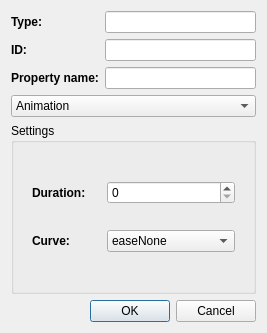
<?xml version="1.0" encoding="UTF-8"?>
<ui version="4.0">
 <class>BehaviorDialog</class>
 <widget class="QDialog" name="BehaviorDialog">
  <property name="geometry">
   <rect>
    <x>0</x>
    <y>0</y>
    <width>267</width>
    <height>333</height>
   </rect>
  </property>
  <property name="sizePolicy">
   <sizepolicy hsizetype="Fixed" vsizetype="Fixed">
    <horstretch>0</horstretch>
    <verstretch>0</verstretch>
   </sizepolicy>
  </property>
  <property name="windowTitle">
   <string>Dialog</string>
  </property>
  <property name="styleSheet">
   <string notr="true">QDialog {
qlineargradient(spread:pad, x1:0.585, y1:0.0284091, x2:0.517, y2:1, stop:0 rgba(85, 85, 85, 255), stop:1 rgba(173, 173, 173, 255))
}

</string>
  </property>
  <layout class="QGridLayout" name="gridLayout">
   <item row="0" column="0">
    <widget class="QLabel" name="label">
     <property name="minimumSize">
      <size>
       <width>0</width>
       <height>0</height>
      </size>
     </property>
     <property name="font">
      <font>
       <weight>75</weight>
       <bold>true</bold>
      </font>
     </property>
     <property name="text">
      <string>Type:</string>
     </property>
    </widget>
   </item>
   <item row="0" column="1">
    <widget class="QLineEdit" name="type">
     <property name="readOnly">
      <bool>true</bool>
     </property>
    </widget>
   </item>
   <item row="1" column="0">
    <widget class="QLabel" name="label_3">
     <property name="font">
      <font>
       <weight>75</weight>
       <bold>true</bold>
      </font>
     </property>
     <property name="text">
      <string>ID:</string>
     </property>
    </widget>
   </item>
   <item row="1" column="1">
    <widget class="QLineEdit" name="id">
     <property name="readOnly">
      <bool>true</bool>
     </property>
    </widget>
   </item>
   <item row="2" column="0">
    <widget class="QLabel" name="label_5">
     <property name="font">
      <font>
       <weight>75</weight>
       <bold>true</bold>
      </font>
     </property>
     <property name="text">
      <string>Property name:</string>
     </property>
    </widget>
   </item>
   <item row="2" column="1">
    <widget class="QLineEdit" name="propertyName">
     <property name="readOnly">
      <bool>true</bool>
     </property>
    </widget>
   </item>
   <item row="3" column="0" colspan="2">
    <widget class="QComboBox" name="comboBox">
     <item>
      <property name="text">
       <string>Animation</string>
      </property>
     </item>
     <item>
      <property name="text">
       <string>SpringFollow</string>
      </property>
     </item>
    </widget>
   </item>
   <item row="4" column="0" colspan="2">
    <widget class="QGroupBox" name="groupBox">
     <property name="minimumSize">
      <size>
       <width>0</width>
       <height>120</height>
      </size>
     </property>
     <property name="title">
      <string>Settings</string>
     </property>
     <layout class="QGridLayout" name="gridLayout_4">
      <item row="0" column="0">
       <widget class="QStackedWidget" name="stackedWidget">
        <property name="currentIndex">
         <number>0</number>
        </property>
        <widget class="QWidget" name="page">
         <layout class="QGridLayout" name="gridLayout_2">
          <item row="0" column="0">
           <widget class="QLabel" name="label_7">
            <property name="font">
             <font>
              <weight>75</weight>
              <bold>true</bold>
             </font>
            </property>
            <property name="text">
             <string>Duration:</string>
            </property>
           </widget>
          </item>
          <item row="0" column="1">
           <widget class="QSpinBox" name="duration">
            <property name="maximum">
             <number>10000</number>
            </property>
            <property name="singleStep">
             <number>10</number>
            </property>
           </widget>
          </item>
          <item row="1" column="0">
           <widget class="QLabel" name="label_8">
            <property name="font">
             <font>
              <weight>75</weight>
              <bold>true</bold>
             </font>
            </property>
            <property name="text">
             <string>Curve:</string>
            </property>
           </widget>
          </item>
          <item row="1" column="1">
           <widget class="QComboBox" name="curve">
            <item>
             <property name="text">
              <string>easeNone</string>
             </property>
            </item>
            <item>
             <property name="text">
              <string notr="true">easeInQuad</string>
             </property>
            </item>
            <item>
             <property name="text">
              <string notr="true">easeOutQuad</string>
             </property>
            </item>
            <item>
             <property name="text">
              <string notr="true">easeInOutQuad</string>
             </property>
            </item>
            <item>
             <property name="text">
              <string notr="true">easeOutInQuad</string>
             </property>
            </item>
            <item>
             <property name="text">
              <string notr="true">easeInCubic</string>
             </property>
            </item>
            <item>
             <property name="text">
              <string notr="true">easeOutCubic</string>
             </property>
            </item>
            <item>
             <property name="text">
              <string notr="true">easeInOutCubic</string>
             </property>
            </item>
            <item>
             <property name="text">
              <string notr="true">easeOutInCubic</string>
             </property>
            </item>
            <item>
             <property name="text">
              <string notr="true">easeOutInBounce</string>
             </property>
            </item>
            <item>
             <property name="text">
              <string notr="true">easeInOutBounce</string>
             </property>
            </item>
            <item>
             <property name="text">
              <string notr="true">easeOutBounce</string>
             </property>
            </item>
            <item>
             <property name="text">
              <string notr="true">easeInBounce</string>
             </property>
            </item>
            <item>
             <property name="text">
              <string notr="true">easeOutInBack</string>
             </property>
            </item>
            <item>
             <property name="text">
              <string notr="true">easeInOutBack</string>
             </property>
            </item>
            <item>
             <property name="text">
              <string notr="true">easeOutBack</string>
             </property>
            </item>
            <item>
             <property name="text">
              <string notr="true">easeInBack</string>
             </property>
            </item>
            <item>
             <property name="text">
              <string notr="true">easeOutInElastic</string>
             </property>
            </item>
            <item>
             <property name="text">
              <string notr="true">easeInOutElastic</string>
             </property>
            </item>
            <item>
             <property name="text">
              <string notr="true">easeOutElastic</string>
             </property>
            </item>
            <item>
             <property name="text">
              <string notr="true">easeInElastic</string>
             </property>
            </item>
            <item>
             <property name="text">
              <string notr="true">easeOutInCirc</string>
             </property>
            </item>
            <item>
             <property name="text">
              <string notr="true">easeInOutCirc</string>
             </property>
            </item>
            <item>
             <property name="text">
              <string notr="true">easeOutCirc</string>
             </property>
            </item>
            <item>
             <property name="text">
              <string notr="true">easeInCirc</string>
             </property>
            </item>
            <item>
             <property name="text">
              <string notr="true">easeOutInExpo</string>
             </property>
            </item>
            <item>
             <property name="text">
              <string notr="true">easeInOutExpo</string>
             </property>
            </item>
            <item>
             <property name="text">
              <string notr="true">easeOutExpo</string>
             </property>
            </item>
            <item>
             <property name="text">
              <string notr="true">easeInExpo</string>
             </property>
            </item>
            <item>
             <property name="text">
              <string notr="true">easeOutInSine</string>
             </property>
            </item>
            <item>
             <property name="text">
              <string notr="true">easeInOutSine</string>
             </property>
            </item>
            <item>
             <property name="text">
              <string notr="true">easeOutSine</string>
             </property>
            </item>
            <item>
             <property name="text">
              <string notr="true">easeInSine</string>
             </property>
            </item>
           </widget>
          </item>
         </layout>
        </widget>
        <widget class="QWidget" name="page_2">
         <layout class="QGridLayout" name="gridLayout_3">
          <item row="0" column="0">
           <widget class="QLabel" name="label_2">
            <property name="font">
             <font>
              <weight>75</weight>
              <bold>true</bold>
             </font>
            </property>
            <property name="text">
             <string>Source:</string>
            </property>
           </widget>
          </item>
          <item row="0" column="1">
           <widget class="QLineEdit" name="source"/>
          </item>
          <item row="1" column="0">
           <widget class="QLabel" name="label_9">
            <property name="font">
             <font>
              <weight>75</weight>
              <bold>true</bold>
             </font>
            </property>
            <property name="text">
             <string>Velocity:</string>
            </property>
           </widget>
          </item>
          <item row="1" column="1">
           <widget class="QDoubleSpinBox" name="velocity"/>
          </item>
          <item row="2" column="0">
           <widget class="QLabel" name="label_10">
            <property name="font">
             <font>
              <weight>75</weight>
              <bold>true</bold>
             </font>
            </property>
            <property name="text">
             <string>Spring:</string>
            </property>
           </widget>
          </item>
          <item row="2" column="1">
           <widget class="QDoubleSpinBox" name="spring"/>
          </item>
          <item row="3" column="0">
           <widget class="QLabel" name="label_11">
            <property name="font">
             <font>
              <weight>75</weight>
              <bold>true</bold>
             </font>
            </property>
            <property name="text">
             <string>Damping:</string>
            </property>
           </widget>
          </item>
          <item row="3" column="1">
           <widget class="QDoubleSpinBox" name="damping"/>
          </item>
         </layout>
        </widget>
       </widget>
      </item>
     </layout>
    </widget>
   </item>
   <item row="5" column="0" colspan="2">
    <widget class="QDialogButtonBox" name="ButtonGroup">
     <property name="orientation">
      <enum>Qt::Horizontal</enum>
     </property>
     <property name="standardButtons">
      <set>QDialogButtonBox::Cancel|QDialogButtonBox::Ok</set>
     </property>
    </widget>
   </item>
  </layout>
 </widget>
 <resources/>
 <connections>
  <connection>
   <sender>ButtonGroup</sender>
   <signal>accepted()</signal>
   <receiver>BehaviorDialog</receiver>
   <slot>accept()</slot>
   <hints>
    <hint type="sourcelabel">
     <x>248</x>
     <y>254</y>
    </hint>
    <hint type="destinationlabel">
     <x>157</x>
     <y>274</y>
    </hint>
   </hints>
  </connection>
  <connection>
   <sender>ButtonGroup</sender>
   <signal>rejected()</signal>
   <receiver>BehaviorDialog</receiver>
   <slot>reject()</slot>
   <hints>
    <hint type="sourcelabel">
     <x>316</x>
     <y>260</y>
    </hint>
    <hint type="destinationlabel">
     <x>286</x>
     <y>274</y>
    </hint>
   </hints>
  </connection>
  <connection>
   <sender>comboBox</sender>
   <signal>currentIndexChanged(int)</signal>
   <receiver>stackedWidget</receiver>
   <slot>setCurrentIndex(int)</slot>
   <hints>
    <hint type="sourcelabel">
     <x>52</x>
     <y>106</y>
    </hint>
    <hint type="destinationlabel">
     <x>121</x>
     <y>191</y>
    </hint>
   </hints>
  </connection>
 </connections>
</ui>
